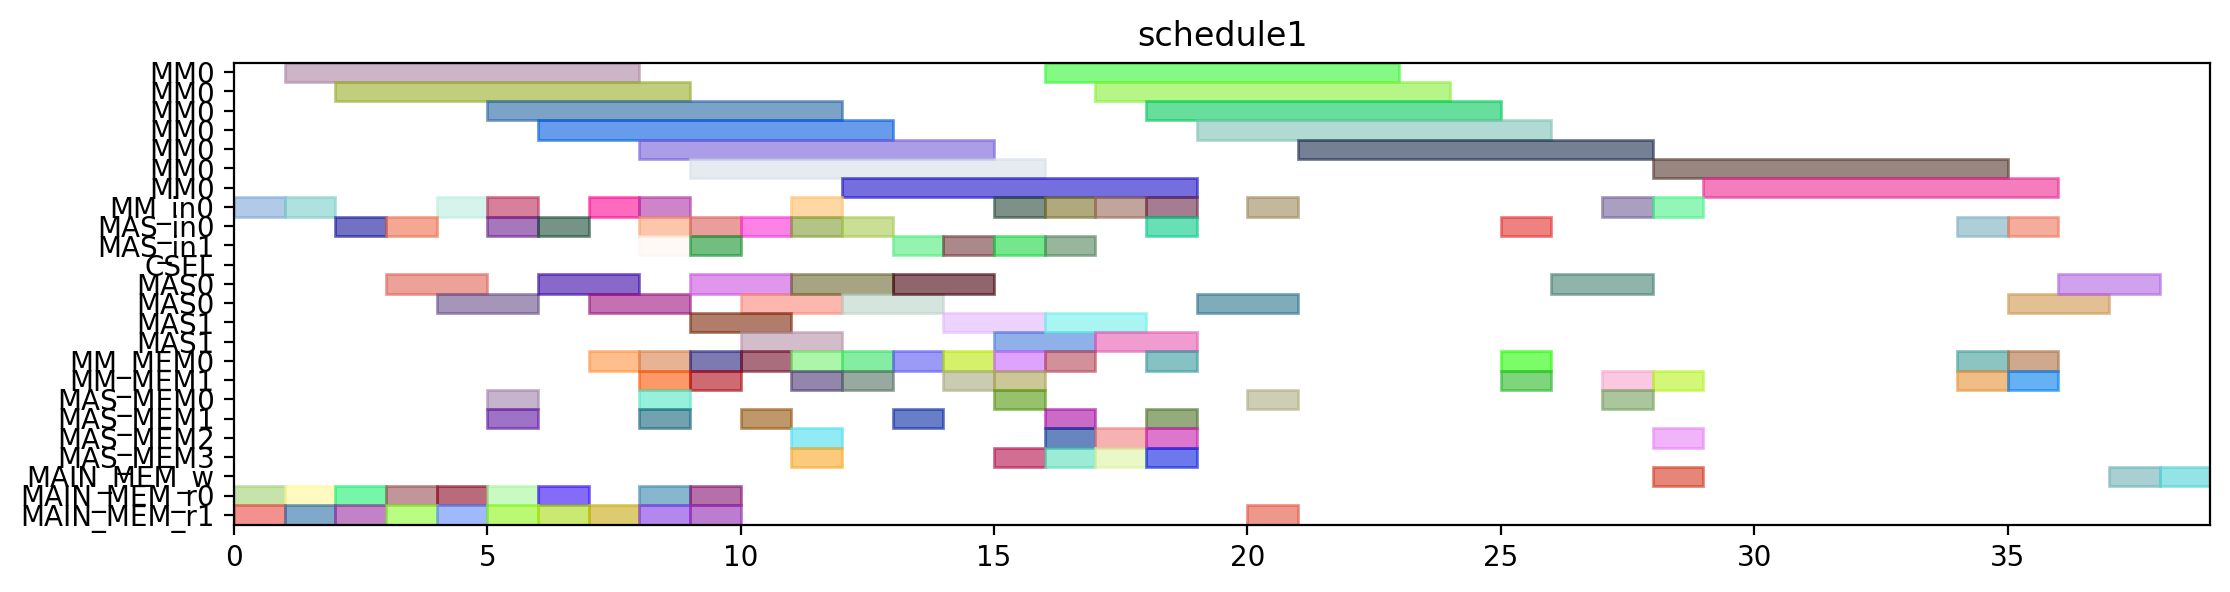

The Python source for this figure:
from pyschedule import Scenario, solvers, plotters, alt


def solve():
	horizon = 148
	S = Scenario("schedule1", horizon=horizon)

	# resource
	MM = S.Resources('MM', num=1, size=7)
	MM_in = S.Resources('MM_in', num=1)
	MAS_in = S.Resources('MAS_in', num=2)
	CSEL = S.Resource('CSEL')
	MAS = S.Resources('MAS', num=2, size=2, periods=range(1, horizon))
	MM_MEM = S.Resources('MM_MEM', num=2)
	MAS_MEM = S.Resources('MAS_MEM', num=4)
	MAIN_MEM_w = S.Resource('MAIN_MEM_w', size=1)
	MAIN_MEM_r = S.Resources('MAIN_MEM_r', num=2)

	# result of previous scheduling
	t2_in = S.Task('t2_in', length=1, delay_cost=1)
	S += t2_in >= 0
	t2_in += MM_in[0]

	t2_mem0 = S.Task('t2_mem0', length=1, delay_cost=1)
	S += t2_mem0 >= 0
	t2_mem0 += MAIN_MEM_r[0]

	t2_mem1 = S.Task('t2_mem1', length=1, delay_cost=1)
	S += t2_mem1 >= 0
	t2_mem1 += MAIN_MEM_r[1]

	t0_in = S.Task('t0_in', length=1, delay_cost=1)
	S += t0_in >= 1
	t0_in += MM_in[0]

	t0_mem0 = S.Task('t0_mem0', length=1, delay_cost=1)
	S += t0_mem0 >= 1
	t0_mem0 += MAIN_MEM_r[0]

	t0_mem1 = S.Task('t0_mem1', length=1, delay_cost=1)
	S += t0_mem1 >= 1
	t0_mem1 += MAIN_MEM_r[1]

	t2 = S.Task('t2', length=7, delay_cost=1)
	S += t2 >= 1
	t2 += MM[0]

	t0 = S.Task('t0', length=7, delay_cost=1)
	S += t0 >= 2
	t0 += MM[0]

	t4_in = S.Task('t4_in', length=1, delay_cost=1)
	S += t4_in >= 2
	t4_in += MAS_in[0]

	t4_mem0 = S.Task('t4_mem0', length=1, delay_cost=1)
	S += t4_mem0 >= 2
	t4_mem0 += MAIN_MEM_r[0]

	t4_mem1 = S.Task('t4_mem1', length=1, delay_cost=1)
	S += t4_mem1 >= 2
	t4_mem1 += MAIN_MEM_r[1]

	t3_in = S.Task('t3_in', length=1, delay_cost=1)
	S += t3_in >= 3
	t3_in += MAS_in[0]

	t3_mem0 = S.Task('t3_mem0', length=1, delay_cost=1)
	S += t3_mem0 >= 3
	t3_mem0 += MAIN_MEM_r[0]

	t3_mem1 = S.Task('t3_mem1', length=1, delay_cost=1)
	S += t3_mem1 >= 3
	t3_mem1 += MAIN_MEM_r[1]

	t4 = S.Task('t4', length=2, delay_cost=1)
	S += t4 >= 3
	t4 += MAS[0]

	t1_in = S.Task('t1_in', length=1, delay_cost=1)
	S += t1_in >= 4
	t1_in += MM_in[0]

	t1_mem0 = S.Task('t1_mem0', length=1, delay_cost=1)
	S += t1_mem0 >= 4
	t1_mem0 += MAIN_MEM_r[0]

	t1_mem1 = S.Task('t1_mem1', length=1, delay_cost=1)
	S += t1_mem1 >= 4
	t1_mem1 += MAIN_MEM_r[1]

	t3 = S.Task('t3', length=2, delay_cost=1)
	S += t3 >= 4
	t3 += MAS[0]

	t1 = S.Task('t1', length=7, delay_cost=1)
	S += t1 >= 5
	t1 += MM[0]

	t5_in = S.Task('t5_in', length=1, delay_cost=1)
	S += t5_in >= 5
	t5_in += MM_in[0]

	t5_mem0 = S.Task('t5_mem0', length=1, delay_cost=1)
	S += t5_mem0 >= 5
	t5_mem0 += MAS_MEM[0]

	t5_mem1 = S.Task('t5_mem1', length=1, delay_cost=1)
	S += t5_mem1 >= 5
	t5_mem1 += MAS_MEM[1]

	t8_in = S.Task('t8_in', length=1, delay_cost=1)
	S += t8_in >= 5
	t8_in += MAS_in[0]

	t8_mem0 = S.Task('t8_mem0', length=1, delay_cost=1)
	S += t8_mem0 >= 5
	t8_mem0 += MAIN_MEM_r[0]

	t8_mem1 = S.Task('t8_mem1', length=1, delay_cost=1)
	S += t8_mem1 >= 5
	t8_mem1 += MAIN_MEM_r[1]

	t5 = S.Task('t5', length=7, delay_cost=1)
	S += t5 >= 6
	t5 += MM[0]

	t8 = S.Task('t8', length=2, delay_cost=1)
	S += t8 >= 6
	t8 += MAS[0]

	t9_in = S.Task('t9_in', length=1, delay_cost=1)
	S += t9_in >= 6
	t9_in += MAS_in[0]

	t9_mem0 = S.Task('t9_mem0', length=1, delay_cost=1)
	S += t9_mem0 >= 6
	t9_mem0 += MAIN_MEM_r[0]

	t9_mem1 = S.Task('t9_mem1', length=1, delay_cost=1)
	S += t9_mem1 >= 6
	t9_mem1 += MAIN_MEM_r[1]

	t20_in = S.Task('t20_in', length=1, delay_cost=1)
	S += t20_in >= 7
	t20_in += MM_in[0]

	t20_mem0 = S.Task('t20_mem0', length=1, delay_cost=1)
	S += t20_mem0 >= 7
	t20_mem0 += MM_MEM[0]

	t20_mem1 = S.Task('t20_mem1', length=1, delay_cost=1)
	S += t20_mem1 >= 7
	t20_mem1 += MAIN_MEM_r[1]

	t9 = S.Task('t9', length=2, delay_cost=1)
	S += t9 >= 7
	t9 += MAS[0]

	t10_in = S.Task('t10_in', length=1, delay_cost=1)
	S += t10_in >= 8
	t10_in += MM_in[0]

	t10_mem0 = S.Task('t10_mem0', length=1, delay_cost=1)
	S += t10_mem0 >= 8
	t10_mem0 += MAS_MEM[0]

	t10_mem1 = S.Task('t10_mem1', length=1, delay_cost=1)
	S += t10_mem1 >= 8
	t10_mem1 += MAS_MEM[1]

	t13_in = S.Task('t13_in', length=1, delay_cost=1)
	S += t13_in >= 8
	t13_in += MAS_in[1]

	t13_mem0 = S.Task('t13_mem0', length=1, delay_cost=1)
	S += t13_mem0 >= 8
	t13_mem0 += MAIN_MEM_r[0]

	t13_mem1 = S.Task('t13_mem1', length=1, delay_cost=1)
	S += t13_mem1 >= 8
	t13_mem1 += MAIN_MEM_r[1]

	t18_in = S.Task('t18_in', length=1, delay_cost=1)
	S += t18_in >= 8
	t18_in += MAS_in[0]

	t18_mem0 = S.Task('t18_mem0', length=1, delay_cost=1)
	S += t18_mem0 >= 8
	t18_mem0 += MM_MEM[0]

	t18_mem1 = S.Task('t18_mem1', length=1, delay_cost=1)
	S += t18_mem1 >= 8
	t18_mem1 += MM_MEM[1]

	t20 = S.Task('t20', length=7, delay_cost=1)
	S += t20 >= 8
	t20 += MM[0]

	t10 = S.Task('t10', length=7, delay_cost=1)
	S += t10 >= 9
	t10 += MM[0]

	t13 = S.Task('t13', length=2, delay_cost=1)
	S += t13 >= 9
	t13 += MAS[1]

	t14_in = S.Task('t14_in', length=1, delay_cost=1)
	S += t14_in >= 9
	t14_in += MAS_in[1]

	t14_mem0 = S.Task('t14_mem0', length=1, delay_cost=1)
	S += t14_mem0 >= 9
	t14_mem0 += MAIN_MEM_r[0]

	t14_mem1 = S.Task('t14_mem1', length=1, delay_cost=1)
	S += t14_mem1 >= 9
	t14_mem1 += MAIN_MEM_r[1]

	t16_in = S.Task('t16_in', length=1, delay_cost=1)
	S += t16_in >= 9
	t16_in += MAS_in[0]

	t16_mem0 = S.Task('t16_mem0', length=1, delay_cost=1)
	S += t16_mem0 >= 9
	t16_mem0 += MM_MEM[0]

	t16_mem1 = S.Task('t16_mem1', length=1, delay_cost=1)
	S += t16_mem1 >= 9
	t16_mem1 += MM_MEM[1]

	t18 = S.Task('t18', length=2, delay_cost=1)
	S += t18 >= 9
	t18 += MAS[0]

	t14 = S.Task('t14', length=2, delay_cost=1)
	S += t14 >= 10
	t14 += MAS[1]

	t16 = S.Task('t16', length=2, delay_cost=1)
	S += t16 >= 10
	t16 += MAS[0]

	t19_in = S.Task('t19_in', length=1, delay_cost=1)
	S += t19_in >= 10
	t19_in += MAS_in[0]

	t19_mem0 = S.Task('t19_mem0', length=1, delay_cost=1)
	S += t19_mem0 >= 10
	t19_mem0 += MM_MEM[0]

	t19_mem1 = S.Task('t19_mem1', length=1, delay_cost=1)
	S += t19_mem1 >= 10
	t19_mem1 += MAS_MEM[1]

	t15_in = S.Task('t15_in', length=1, delay_cost=1)
	S += t15_in >= 11
	t15_in += MM_in[0]

	t15_mem0 = S.Task('t15_mem0', length=1, delay_cost=1)
	S += t15_mem0 >= 11
	t15_mem0 += MAS_MEM[2]

	t15_mem1 = S.Task('t15_mem1', length=1, delay_cost=1)
	S += t15_mem1 >= 11
	t15_mem1 += MAS_MEM[3]

	t19 = S.Task('t19', length=2, delay_cost=1)
	S += t19 >= 11
	t19 += MAS[0]

	t6_in = S.Task('t6_in', length=1, delay_cost=1)
	S += t6_in >= 11
	t6_in += MAS_in[0]

	t6_mem0 = S.Task('t6_mem0', length=1, delay_cost=1)
	S += t6_mem0 >= 11
	t6_mem0 += MM_MEM[0]

	t6_mem1 = S.Task('t6_mem1', length=1, delay_cost=1)
	S += t6_mem1 >= 11
	t6_mem1 += MM_MEM[1]

	t11_in = S.Task('t11_in', length=1, delay_cost=1)
	S += t11_in >= 12
	t11_in += MAS_in[0]

	t11_mem0 = S.Task('t11_mem0', length=1, delay_cost=1)
	S += t11_mem0 >= 12
	t11_mem0 += MM_MEM[0]

	t11_mem1 = S.Task('t11_mem1', length=1, delay_cost=1)
	S += t11_mem1 >= 12
	t11_mem1 += MM_MEM[1]

	t15 = S.Task('t15', length=7, delay_cost=1)
	S += t15 >= 12
	t15 += MM[0]

	t6 = S.Task('t6', length=2, delay_cost=1)
	S += t6 >= 12
	t6 += MAS[0]

	t11 = S.Task('t11', length=2, delay_cost=1)
	S += t11 >= 13
	t11 += MAS[0]

	t7_in = S.Task('t7_in', length=1, delay_cost=1)
	S += t7_in >= 13
	t7_in += MAS_in[1]

	t7_mem0 = S.Task('t7_mem0', length=1, delay_cost=1)
	S += t7_mem0 >= 13
	t7_mem0 += MM_MEM[0]

	t7_mem1 = S.Task('t7_mem1', length=1, delay_cost=1)
	S += t7_mem1 >= 13
	t7_mem1 += MAS_MEM[1]

	t22_in = S.Task('t22_in', length=1, delay_cost=1)
	S += t22_in >= 14
	t22_in += MAS_in[1]

	t22_mem0 = S.Task('t22_mem0', length=1, delay_cost=1)
	S += t22_mem0 >= 14
	t22_mem0 += MM_MEM[0]

	t22_mem1 = S.Task('t22_mem1', length=1, delay_cost=1)
	S += t22_mem1 >= 14
	t22_mem1 += MM_MEM[1]

	t7 = S.Task('t7', length=2, delay_cost=1)
	S += t7 >= 14
	t7 += MAS[1]

	t21_in = S.Task('t21_in', length=1, delay_cost=1)
	S += t21_in >= 15
	t21_in += MAS_in[1]

	t21_mem0 = S.Task('t21_mem0', length=1, delay_cost=1)
	S += t21_mem0 >= 15
	t21_mem0 += MM_MEM[0]

	t21_mem1 = S.Task('t21_mem1', length=1, delay_cost=1)
	S += t21_mem1 >= 15
	t21_mem1 += MM_MEM[1]

	t22 = S.Task('t22', length=2, delay_cost=1)
	S += t22 >= 15
	t22 += MAS[1]

	t28_in = S.Task('t28_in', length=1, delay_cost=1)
	S += t28_in >= 15
	t28_in += MM_in[0]

	t28_mem0 = S.Task('t28_mem0', length=1, delay_cost=1)
	S += t28_mem0 >= 15
	t28_mem0 += MAS_MEM[0]

	t28_mem1 = S.Task('t28_mem1', length=1, delay_cost=1)
	S += t28_mem1 >= 15
	t28_mem1 += MAS_MEM[3]

	t12_in = S.Task('t12_in', length=1, delay_cost=1)
	S += t12_in >= 16
	t12_in += MAS_in[1]

	t12_mem0 = S.Task('t12_mem0', length=1, delay_cost=1)
	S += t12_mem0 >= 16
	t12_mem0 += MM_MEM[0]

	t12_mem1 = S.Task('t12_mem1', length=1, delay_cost=1)
	S += t12_mem1 >= 16
	t12_mem1 += MAS_MEM[1]

	t21 = S.Task('t21', length=2, delay_cost=1)
	S += t21 >= 16
	t21 += MAS[1]

	t25_in = S.Task('t25_in', length=1, delay_cost=1)
	S += t25_in >= 16
	t25_in += MM_in[0]

	t25_mem0 = S.Task('t25_mem0', length=1, delay_cost=1)
	S += t25_mem0 >= 16
	t25_mem0 += MAS_MEM[2]

	t25_mem1 = S.Task('t25_mem1', length=1, delay_cost=1)
	S += t25_mem1 >= 16
	t25_mem1 += MAS_MEM[3]

	t28 = S.Task('t28', length=7, delay_cost=1)
	S += t28 >= 16
	t28 += MM[0]

	t12 = S.Task('t12', length=2, delay_cost=1)
	S += t12 >= 17
	t12 += MAS[1]

	t25 = S.Task('t25', length=7, delay_cost=1)
	S += t25 >= 17
	t25 += MM[0]

	t27_in = S.Task('t27_in', length=1, delay_cost=1)
	S += t27_in >= 17
	t27_in += MM_in[0]

	t27_mem0 = S.Task('t27_mem0', length=1, delay_cost=1)
	S += t27_mem0 >= 17
	t27_mem0 += MAS_MEM[2]

	t27_mem1 = S.Task('t27_mem1', length=1, delay_cost=1)
	S += t27_mem1 >= 17
	t27_mem1 += MAS_MEM[3]

	t17_in = S.Task('t17_in', length=1, delay_cost=1)
	S += t17_in >= 18
	t17_in += MAS_in[0]

	t17_mem0 = S.Task('t17_mem0', length=1, delay_cost=1)
	S += t17_mem0 >= 18
	t17_mem0 += MM_MEM[0]

	t17_mem1 = S.Task('t17_mem1', length=1, delay_cost=1)
	S += t17_mem1 >= 18
	t17_mem1 += MAS_MEM[1]

	t27 = S.Task('t27', length=7, delay_cost=1)
	S += t27 >= 18
	t27 += MM[0]

	t29_in = S.Task('t29_in', length=1, delay_cost=1)
	S += t29_in >= 18
	t29_in += MM_in[0]

	t29_mem0 = S.Task('t29_mem0', length=1, delay_cost=1)
	S += t29_mem0 >= 18
	t29_mem0 += MAS_MEM[2]

	t29_mem1 = S.Task('t29_mem1', length=1, delay_cost=1)
	S += t29_mem1 >= 18
	t29_mem1 += MAS_MEM[3]

	t17 = S.Task('t17', length=2, delay_cost=1)
	S += t17 >= 19
	t17 += MAS[0]

	t29 = S.Task('t29', length=7, delay_cost=1)
	S += t29 >= 19
	t29 += MM[0]

	t23_in = S.Task('t23_in', length=1, delay_cost=1)
	S += t23_in >= 20
	t23_in += MM_in[0]

	t23_mem0 = S.Task('t23_mem0', length=1, delay_cost=1)
	S += t23_mem0 >= 20
	t23_mem0 += MAS_MEM[0]

	t23_mem1 = S.Task('t23_mem1', length=1, delay_cost=1)
	S += t23_mem1 >= 20
	t23_mem1 += MAIN_MEM_r[1]

	t23 = S.Task('t23', length=7, delay_cost=1)
	S += t23 >= 21
	t23 += MM[0]


	# new tasks
	t24 = S.Task('t24', length=7, delay_cost=1)
	t24 += alt(MM)
	t24_in = S.Task('t24_in', length=1, delay_cost=1)
	t24_in += alt(MM_in)
	S += t24_in*MM_in[0]<=t24*MM[0]
	t24_mem0 = S.Task('t24_mem0', length=1, delay_cost=1)
	t24_mem0 += MAS_MEM[2]
	S += 18 < t24_mem0
	S += t24_mem0 <= t24

	t24_mem1 = S.Task('t24_mem1', length=1, delay_cost=1)
	t24_mem1 += MM_MEM[1]
	S += 27 < t24_mem1
	S += t24_mem1 <= t24

	t26 = S.Task('t26', length=7, delay_cost=1)
	t26 += alt(MM)
	t26_in = S.Task('t26_in', length=1, delay_cost=1)
	t26_in += alt(MM_in)
	S += t26_in*MM_in[0]<=t26*MM[0]
	t26_mem0 = S.Task('t26_mem0', length=1, delay_cost=1)
	t26_mem0 += MAS_MEM[0]
	S += 12 < t26_mem0
	S += t26_mem0 <= t26

	t26_mem1 = S.Task('t26_mem1', length=1, delay_cost=1)
	t26_mem1 += MM_MEM[1]
	S += 27 < t26_mem1
	S += t26_mem1 <= t26

	Z_Hash1_new = S.Task('Z_Hash1_new', length=2, delay_cost=1)
	Z_Hash1_new += alt(MAS)
	Z_Hash1_new_in = S.Task('Z_Hash1_new_in', length=1, delay_cost=1)
	Z_Hash1_new_in += alt(MAS_in)
	S += Z_Hash1_new_in*MAS_in[0]<=Z_Hash1_new*MAS[0]

	S += Z_Hash1_new_in*MAS_in[1]<=Z_Hash1_new*MAS[1]

	S += 0<Z_Hash1_new

	Z_Hash1_new_w = S.Task('Z_Hash1_new_w', length=1, delay_cost=1)
	Z_Hash1_new_w += alt(MAIN_MEM_w)
	S += Z_Hash1_new <= Z_Hash1_new_w

	Z_Hash1_new_mem0 = S.Task('Z_Hash1_new_mem0', length=1, delay_cost=1)
	Z_Hash1_new_mem0 += MM_MEM[0]
	S += 25 < Z_Hash1_new_mem0
	S += Z_Hash1_new_mem0 <= Z_Hash1_new

	Z_Hash1_new_mem1 = S.Task('Z_Hash1_new_mem1', length=1, delay_cost=1)
	Z_Hash1_new_mem1 += MM_MEM[1]
	S += 22 < Z_Hash1_new_mem1
	S += Z_Hash1_new_mem1 <= Z_Hash1_new

	X_Hash1_new = S.Task('X_Hash1_new', length=2, delay_cost=1)
	X_Hash1_new += alt(MAS)
	X_Hash1_new_in = S.Task('X_Hash1_new_in', length=1, delay_cost=1)
	X_Hash1_new_in += alt(MAS_in)
	S += X_Hash1_new_in*MAS_in[0]<=X_Hash1_new*MAS[0]

	S += X_Hash1_new_in*MAS_in[1]<=X_Hash1_new*MAS[1]

	S += 0<X_Hash1_new

	X_Hash1_new_w = S.Task('X_Hash1_new_w', length=1, delay_cost=1)
	X_Hash1_new_w += alt(MAIN_MEM_w)
	S += X_Hash1_new <= X_Hash1_new_w

	X_Hash1_new_mem0 = S.Task('X_Hash1_new_mem0', length=1, delay_cost=1)
	X_Hash1_new_mem0 += MM_MEM[0]
	S += 23 < X_Hash1_new_mem0
	S += X_Hash1_new_mem0 <= X_Hash1_new

	X_Hash1_new_mem1 = S.Task('X_Hash1_new_mem1', length=1, delay_cost=1)
	X_Hash1_new_mem1 += alt(MM_MEM)
	S += (t24*MM[0])-1 < X_Hash1_new_mem1*MM_MEM[1]
	S += X_Hash1_new_mem1 <= X_Hash1_new

	Y_Hash1_new = S.Task('Y_Hash1_new', length=2, delay_cost=1)
	Y_Hash1_new += alt(MAS)
	Y_Hash1_new_in = S.Task('Y_Hash1_new_in', length=1, delay_cost=1)
	Y_Hash1_new_in += alt(MAS_in)
	S += Y_Hash1_new_in*MAS_in[0]<=Y_Hash1_new*MAS[0]

	S += Y_Hash1_new_in*MAS_in[1]<=Y_Hash1_new*MAS[1]

	S += 0<Y_Hash1_new

	Y_Hash1_new_w = S.Task('Y_Hash1_new_w', length=1, delay_cost=1)
	Y_Hash1_new_w += alt(MAIN_MEM_w)
	S += Y_Hash1_new <= Y_Hash1_new_w

	Y_Hash1_new_mem0 = S.Task('Y_Hash1_new_mem0', length=1, delay_cost=1)
	Y_Hash1_new_mem0 += MM_MEM[0]
	S += 24 < Y_Hash1_new_mem0
	S += Y_Hash1_new_mem0 <= Y_Hash1_new

	Y_Hash1_new_mem1 = S.Task('Y_Hash1_new_mem1', length=1, delay_cost=1)
	Y_Hash1_new_mem1 += alt(MM_MEM)
	S += (t26*MM[0])-1 < Y_Hash1_new_mem1*MM_MEM[1]
	S += Y_Hash1_new_mem1 <= Y_Hash1_new

	solvers.mip.solve(S,msg=1,kind='CPLEX',ratio_gap=1.01)

	solution = [['hoge']*len(S.solution()[1]) for i in range(len(S.solution()))]
	for i in range(len(S.solution())):
		for j in range(len(S.solution()[i])):
			solution[i][j]=str(S.solution()[i][j])
	print(solution)

	cycles = int(solution[-1][3])

	pic_file_name = "/mnt/rose/usr1/fukuda/ABE/multiRAM_multiMAS_16mux/scheduling_result/stage7MM1_stage2MAS2/EP_ADD_A_0/schedule1.png"
	if(S.solution() != []):
		plotters.matplotlib.plot(S,img_filename=pic_file_name, show_task_labels=False, fig_size=(cycles*0.25+3, 3))

	return solution
